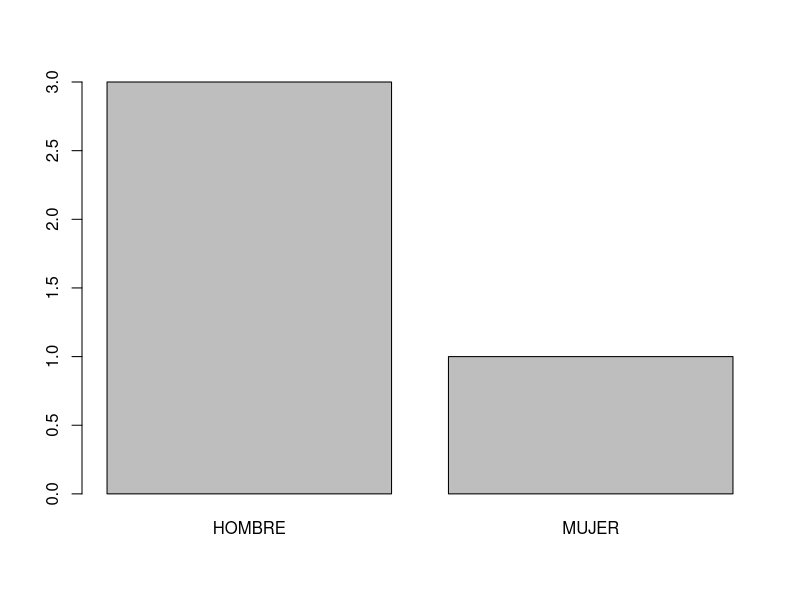
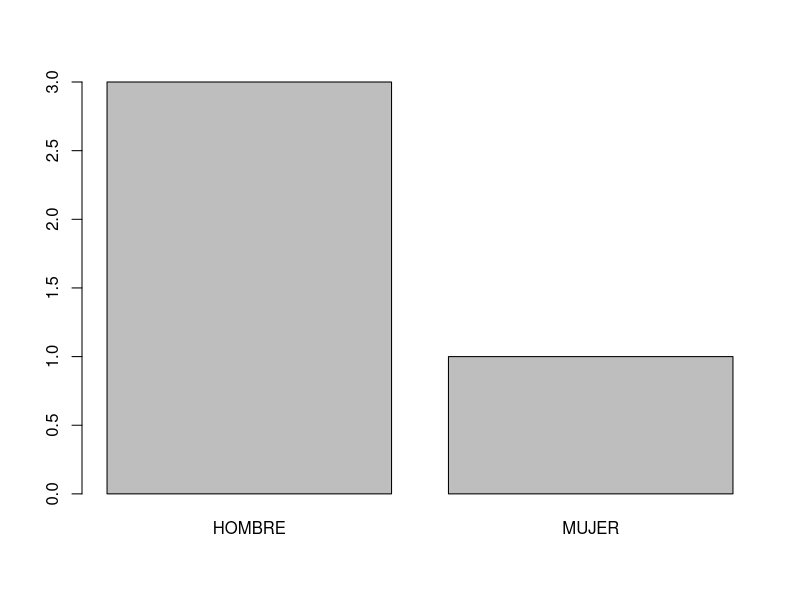

These figures' R source, in order:
## ---- chunk 1
# Creamos vectores con los valores
nombre <- c("Juan", "Margarita", "Ruben", "Daniel")
apellido <- c("Sanchez", "Garcia", "Sancho", "Alfara")
fecha_nacimiento <- c("1976-06-14", "1974-05-07", "1958-12-25", "1983-09-19")
sexo <- c("HOMBRE", "MUJER", "HOMBRE", "HOMBRE")
nro_hijos <- c(1, 2, 3, 4)
## ---- chunk 2
# Creamos un dataframe con la ayuda de data.frame()
censo <- data.frame(nombre, apellido, fecha_nacimiento, sexo, nro_hijos)
censo
## ---- chunk 3
head(censo, 2)
## ---- chunk 4
tail(censo, 2)
## ---- chunk 5
str(censo)
## ---- chunk 6
# Creamos vectores con los valores y el tipo de dato deseado
nombre <- I(c("Juan", "Margarita", "Ruben", "Daniel"))
apellido <- I(c("Sanchez", "Garcia", "Sancho", "Alfara"))
fecha_nacimiento <- as.Date(c("1976-06-14", "1974-05-07", 
                              "1958-12-25", "1983-09-19"))
sexo <- c("HOMBRE", "MUJER", "HOMBRE", "HOMBRE")
nro_hijos <- c(1, 2, 3, 4)
## ---- chunk 7
# Creamos un dataframe con la ayuda de data.frame()
censo <- data.frame(nombre, apellido, fecha_nacimiento, sexo, nro_hijos)
str(censo)
## ---- chunk 8
# Devuelve el número de filas y columnas
dim(censo)
## ---- chunk 9
# Usamos `nrow()`para recuperar el número de filas
nrow(censo)
## ---- chunk 10
# Usamos `ncol()` para recuperar el número de columnas
ncol(censo)
## ---- chunk 11
# Listamos los nombres de las variables (cabecera)
names(censo)
## ---- chunk 12
# Asignamos diferentes nombres a las columas de `censo`
names(censo) <- c("Nombre", "Apellido", "Fecha_Nacimiento", 
                  "Sexo", "Numero_Hijos")
names(censo)
## ---- chunk 13
# Asignamos diferentes nombres a las columnas de `censo`
colnames(censo) <- c("Nombre", "Apellido", "Fecha_Nacimiento", 
                     "Sexo", "Numero_Hijos")
## ---- chunk 14
# Asignamos diferentes nombres a las filas de `censo`
rownames(censo) <- c("ID1", "ID2", "ID3", "ID4")
# Mostramos el`dataframe`en pantalla
censo
## ---- chunk 15
# Calculamos la tabla de frecuencias
table(censo$Sexo)
## ---- chunk 16
# Diagrama de barras variable `sexo`
barplot(table(sexo))
## ---- chunk 17
# Calculamos la media de `nro_hijos`
mean(censo$Numero_Hijos)
## ---- chunk 18
# Calculamos la mediana de `nro_hijos`
median(censo$Numero_Hijos)
## ---- chunk 19
# Calculamos la varianza de `nro_hijos`
var(censo$Numero_Hijos)
## ---- chunk 20
# Attach el dataframe `censo
attach(censo)
## ---- chunk 21
# Calculamos distribución frecuencias absolutas
cbind(table(sexo))
## ---- chunk 22
# Diagrama de barras de `nro_hijos`
barplot(table(sexo))
## ---- chunk 23
# Calculamos la media de `nro_hijos`
mean(nro_hijos)
## ---- chunk 24
# Calculamos la mediana de `nro_hijos`
median(nro_hijos)
## ---- chunk 25
# Calculamos la varianza de `nro_hijos`
var(nro_hijos)
## ---- chunk 26
# Detach el dataframe `censo`
detach(censo)
## ---- chunk 27
# Añadimos la columna `nacionalidad` en `censo`
censo$nacionalidad <- c("ES", "FR", "RU","IT" )
# Mostramos `censo` `por pantalla
censo
## ---- chunk 28
# Definimos una nueva fila
fila_nueva <- c("Oscar", "Gonzalez", "1989-07-15", "HOMBRE", 0, "ES")
# Añadimos la nueva fila a `censo` con `rbind()`
censo <- rbind(censo, fila_nueva)
# Mostramos por pantalla `censo`
censo
## ---- chunk 29

# Asignamos el valor `NA` al valor en [1, 5]
censo[1, 5] <- NA
# Eliminamos la columna/variable nacionalidad
censo$nacionalidad <- NULL
# Mostramos por pantalla censo
censo
## ---- chunk 30
# Definimos las filas a conservar
filas_a_conservar <- c(TRUE, TRUE, TRUE, TRUE, FALSE)
# Eliminamos la ultima fila
censo[filas_a_conservar,]
## ---- chunk 31
# Usamos `order()` para ordenar
censo[order(nombre), ]
## ---- chunk 32
censo[order(nro_hijos, decreasing = TRUE), ]
## ---- chunk 33
subconjunto_censo <- censo[censo$nro_hijos > 2, ]
subconjunto_censo
## ---- chunk 34
# Definimos las columnas
alumno <- c(1, 2)
sexo <- c("M", "F")
matematicas <- c(10, 7)
ciencias <- c(8, 4)
literatura <- c(7, 6)
# Creamos el `data.frame`
observaciones_formato_wide <- data.frame(alumno, sexo, 
                                         matematicas, ciencias, literatura)
# Mostramos por pantalla `formato_wide`
observaciones_formato_wide
## ---- chunk 35
# Definimos las filas
alumno <- c(1, 2, 1, 2, 2, 1)
sexo <- c("M", "F", "M", "F", "F", "M")
asignatura <- c("Matematicas", "Ciencias", "Ciencias", 
                "Literatura", "Matematicas", "Literatura")
nota <- c(10, 4, 8, 6, 7, 7)
# Creamos el `data.frame` 
observaciones_formato_long <- data.frame(alumno, sexo, asignatura, nota)
#Mostramos por pantalla `formato_long
observaciones_formato_long
## ---- chunk 36
observaciones_formato_long[c(1, 2), ]
## ---- chunk 37
observaciones_formato_long[c(1, 2, 3), ]
## ---- chunk 38
observaciones_formato_long[c(1, 2, 3, 4), ]
## ---- chunk 39
observaciones_formato_long[c(1, 2, 3, 4, 5), ]
## ---- chunk 40
observaciones_formato_long[c(1, 2, 3, 4, 5, 6), ]
## ---- chunk 41
df <- data.frame(x = 1:3, y = I(c("a","b", "c")))
df
## ---- chunk 42
df[, 2]
## ---- chunk 43
df[2, ]
## ---- chunk 44
df[2, 2]
## ---- chunk 45
df$x
## ---- chunk 46
df[["x"]]
